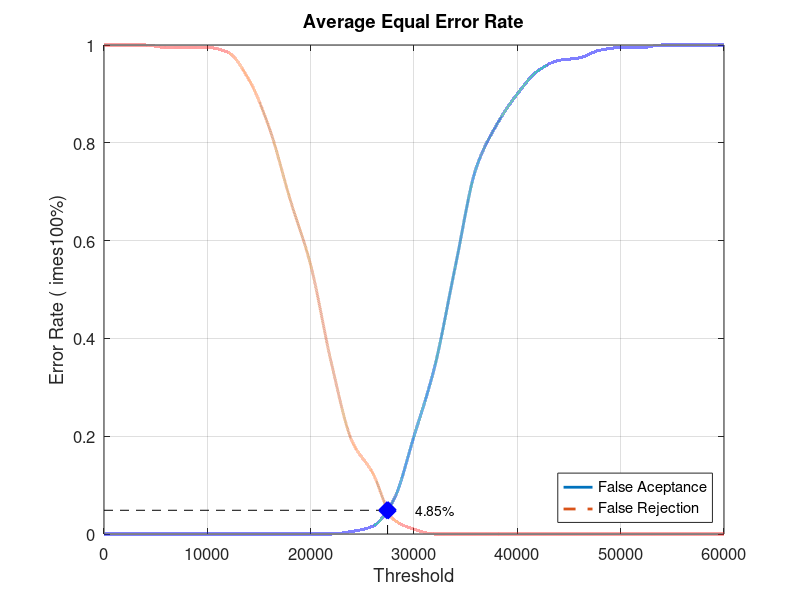
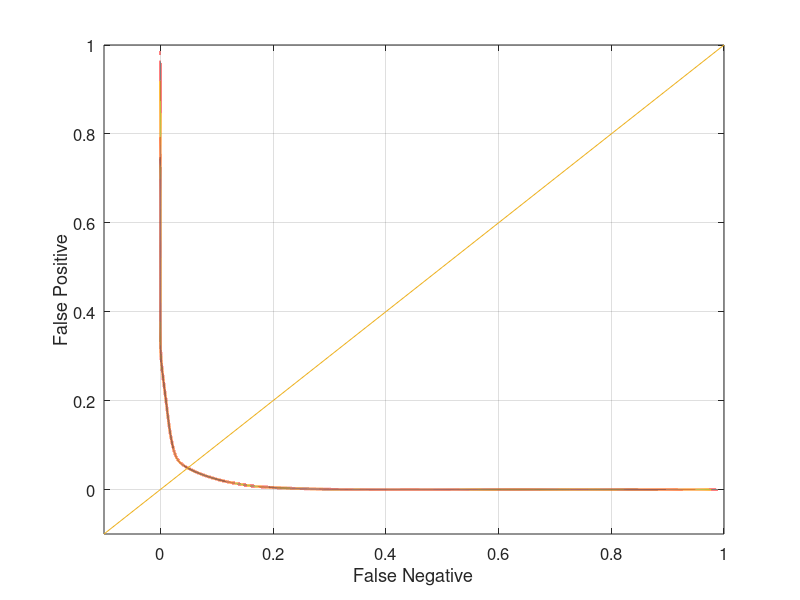

The MATLAB source for these figures, in order:
close all;
clear;
clc;
x = 0:2000:60000;
xq = 0:0.5:60000;

y0 = [0 0 0 0 0 0 0 0 0 0 0 0 0.00526316 0.0157895 0.0684211 0.2 0.342105 0.547368 0.747368 0.836842 0.9 0.947368 0.968421 0.973684 0.989474 0.994737 0.994737 1 1 1 1]
yy0 = interp1(x, y0, xq, 'pchip');
y1 = [1 1 1 0.995 0.995 0.995 0.985 0.93 0.83 0.685 0.55 0.35 0.19 0.125 0.03 0.01 0 0 0 0 0 0 0 0 0 0 0 0 0 0 0]
yy1 = interp1(x, y1, xq, 'pchip');

% Calculating EER: 
y2 = abs(y0 - y1);
find(y2 == min(y2))
yy2 = abs(yy0 - yy1);
xEER = find(yy2 == min(yy2));
xEERIndex = xq(xEER) % X-axis EER
yEER = yy0(xEER) % Y-axis EER

main = figure
plot(xq, yy0,'-','LineWidth', 2);	hold on
plot(xq, yy1,'--','LineWidth', 2);	hold on
plot([xEERIndex xEERIndex], [0 yEER], 'k--');	hold on
plot([0 xEERIndex], [yEER yEER], 'k--');	hold on
plot(xEERIndex, yEER, 'bx', 'LineWidth', 10);	hold on
text(xEERIndex + 10 * xEERIndex / 100, yEER, [num2str(round((10000 * yEER)) / 100) '%'])
legend('False Aceptance', 'False Rejection', 'Location', 'SouthEast')
xlabel('Threshold')
ylabel('Error Rate (	imes100%)')
title('Average Equal Error Rate')
set(gca, 'FontSize', 12)
axis([0 60000 0 1])
grid on

print(main, 'Database3_2Main', '-dpng');
FNRxFPR = figure('Color', [1 1 1]);
plot(yy1, yy0, '-', yy1, yy0, 'LineWidth', 2);
hold on
y = -0.1:0.1:1
plot(y, y); 
set(gca, 'FontSize', 12)
xlabel('False Negative')
ylabel('False Positive')
axis([-0.1 1 -0.1 1])
set(gca, 'FontSize', 12)
grid on

print(FNRxFPR, 'Database3_2FNRxFPR','-dpng');
